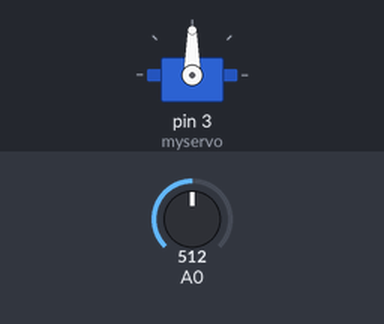
The sketch below on a simulated Arduino Uno, built with avr-gcc and run on an emulated ATmega328P. On the bench: servo. The inputs (shaded band) are chosen by the test bench; at power-on: A0 = 512.

Above: at 1.2 s.
1.3 s: A0 set to 716
At 1.7 s:
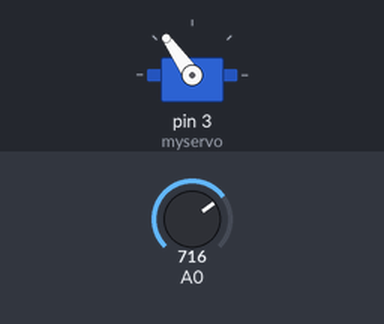
2.8 s: A0 set to 900
At 4.0 s:
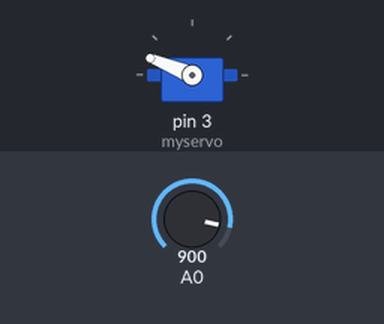
4.3 s: A0 set to 1023
At 5.2 s:
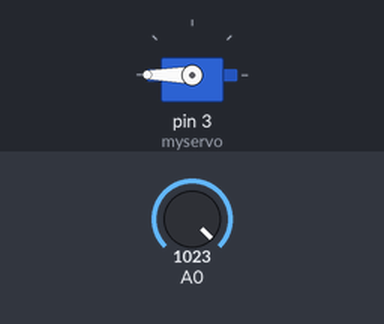
5.8 s: A0 set to 306
At 6.4 s:
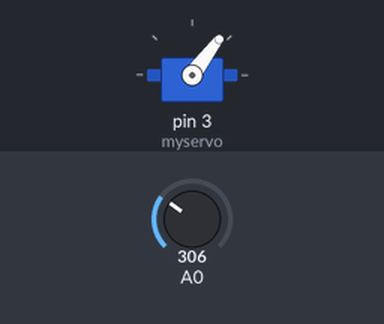
7.3 s: A0 set to 122
At 8.7 s:
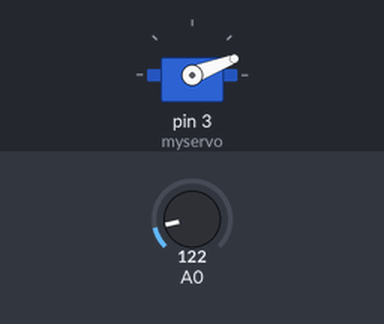
Timing chart, 0 to 9.8 s (numbered marks = the images above; inputs shaded):
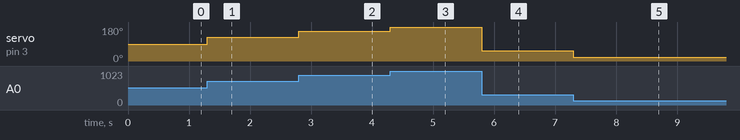

The sketch:

Servo_with_variableR.ino
```cpp
#include <Servo.h>
Servo myservo;
void setup() {
  myservo.attach(3);
  pinMode(A0,INPUT);  //가변저항
  Serial.begin(9600);
}
void loop() {
  int valueR=analogRead(A0);
  int value=map(valueR,0,1023,0,180);
  myservo.write(value);
}
```

Measured:
- after the input at 1.3 s, servo on pin 3 (myservo): 90° → 125° at once
- after the input at 2.8 s, servo on pin 3 (myservo): 125° → 158° at once
- after the input at 4.3 s, servo on pin 3 (myservo): 158° → 180° at once
- after the input at 5.8 s, servo on pin 3 (myservo): 180° → 53° at once
- after the input at 7.3 s, servo on pin 3 (myservo): 53° → 21° at once
